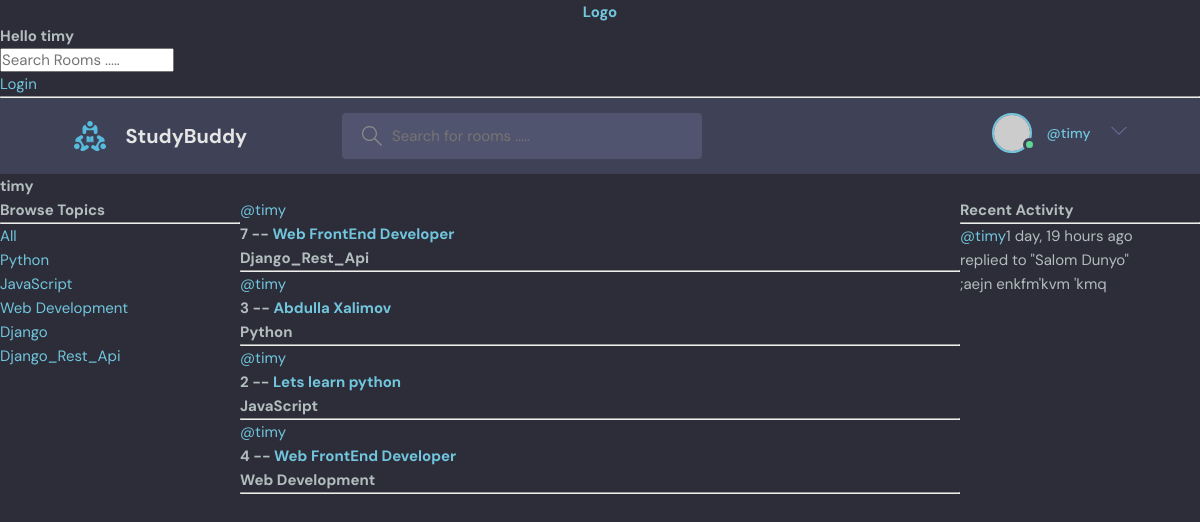
The app's page /profile/2/ with its own data.
### base/models.py (models this page shows)
class Topic(models.Model):
    name = models.CharField(max_length=200)
    def __str__(self) -> str:
        return self.name

class Room(models.Model):
    host = models.ForeignKey(User, on_delete=models.SET_NULL, null=True)
    topic = models.ForeignKey(Topic, on_delete=models.SET_NULL, null=True)
    participants = models.ManyToManyField(User, related_name='participants', blank=True)
    name = models.CharField(max_length=200)
    description = models.TextField()
    updated = models.DateTimeField(auto_now=True)
    created = models.DateTimeField(auto_now_add=True)
    class Meta:
        ordering = ['-updated', '-created']
    def __str__(self) -> str:
        return self.name

class Message(models.Model):
    user = models.ForeignKey(User, on_delete=models.CASCADE)
    room = models.ForeignKey(Room, on_delete=models.CASCADE)
    body = models.TextField()
    updated = models.DateTimeField(auto_now=True)
    date = models.DateTimeField(auto_now_add=True)
    class Meta:
        ordering = ['-updated', '-date']
    def __str__(self):
        return self.body[0:20]

### base/views.py (the view)
# urls.py: path("profile/<str:pk>/", views.profile, name="profile"),
def profile(request, pk):
    user = User.objects.get(id=pk)
    rooms = user.room_set.all()
    room_messages = user.message_set.all()
    topics = Topic.objects.all()
    context = {'user': user, 'rooms': rooms, 'room_messages': room_messages, 'topics': topics}
    return render(request, 'profile.html', context)

### base/templates/profile.html (shortened to what this page needs)
{% extends 'main.html' %}
{% load static %}
{% block content %}
    <h2>{{user.username}}</h2>
    <div class="profile-container">
        <div>
            {% include 'topics_component.html' %}
        </div>
        <div>
            {% include 'feed_component.html' %}
        </div>
        <div>
            {% include 'activity_component.html' %}
        </div>
    </div>
{% endblock %}

### templates/navbar.html (shortened to what this page needs)
{% load static %}
<h1 style="text-align:center"><a href="{% url 'home' %}" style="text-decoration: none;">Logo</a>
   <h2>Hello {{user.username}}</h2>
</h1>
<form action="{% url 'home' %}" method="GET">
   <input type="text" name="q" id="" placeholder="Search Rooms .....">
</form>
{% if request.user.is_authenticated %}
<a href="{% url 'logout' %}">LogOut</a>
{% else %}
<a href="{% url 'login' %}">Login</a>
{% endif %}
<hr>
<header class="header header--loggedIn">
   <div class="container">
      <a href="{% url 'home' %}" class="header__logo">
         <img src="{% static 'assets/logo.svg' %}" />
         <h1>StudyBuddy</h1>
      </a>
      <form class="header__search">
         <label>
            <input type="text" name="q" id="" placeholder="Search for rooms .....">
         </label>
      </form>
      <nav class="header__menu">
         {% if request.user.is_not_authenticated %}
         <a href="{% url 'login' %}">
             <img src="/static/assets/avatar.svg" />
             <p>Login</p>
         </a>
         {% else %}
         <div class="header__user">
            <a href="profile.html">
               <div class="avatar avatar--medium active">
                  <img src="https://randomuser.me/api/portraits/men/37.jpg" />
               </div>
               <p>{{user.first_name}} <span>@{{user.username}}</span></p>
            </a>
            <button class="dropdown-button">
               <svg version="1.1" xmlns="http://www.w3.org/2000/svg" width="32" height="32" viewBox="0 0 32 32">
                  <title>chevron-down</title>
                  <path d="M16 21l-13-13h-3l16 16 16-16h-3l-13 13z"></path>
               </svg>
            </button>
         </div>
         {% endif %}
      </nav>
   </div>
</header>

### base/templates/topics_component.html
<h3>Browse Topics</h3>
<hr />
<div>
  <a href="{% url 'home' %}">All </a>
</div>
{% for topic in topics %}
<div>
  <a href="{% url 'home' %}?q={{topic.name}}">{{topic.name}} </a>
</div>
{% endfor %}

### base/templates/feed_component.html (shortened to what this page needs)
<div>
    {% for room in rooms %}
    <div>
        <a href="{% url 'profile' room.host.id %}">@{{room.host.username}}</a>
        <h5>{{room.id}} -- <a href="{% url 'room' room.id %}">{{room.name}}</a>
        <h3>{{room.topic}} </h3>
        <hr>
    </div>
    {% endfor %}
</div>

### base/templates/activity_component.html (shortened to what this page needs)
<h3>Recent Activity</h3>
<hr />
{% for message in room_messages %}
<div>
  <small><a href="{% url 'profile' message.user.id %}"> @{{message.user}} </a>{{message.date|timesince}} ago</small><br />
  <small>replied to "{{message.room}}"</small>
  <p>{{message}}</p>
</div>
{% endfor %}

### static/styles/style.css (style rules this page uses)
:root { --color-main: #71c6dd; --color-main-light: #e1f6fb; --color-dark: #3f4156; --color-dark-medium: #51546e; --color-dark-light: #696d97; --color-light: #e5e5e5; --color-gray: #8b8b8b; --color-light-gray: #b2bdbd; --color-bg: #2d2d39; --color-success: #5dd693; --color-error: #fc4b0b; }
* { font-family: "DM Sans", -apple-system, BlinkMacSystemFont, "Segoe UI", Roboto, Oxygen, Ubuntu, Cantarell, "Open Sans", "Helvetica Neue", sans-serif; margin: 0; padding: 0; box-sizing: border-box; text-rendering: optimizeLegibility; font-size: inherit; }
html { font-size: 56.25%; }
@media only screen and (min-width: 1200px) { html { font-size: 62.5%; } }
body { line-height: 1.6; font-weight: 400; font-size: 1.5rem; color: var(--color-light-gray); background-color: var(--color-bg); min-height: 100vh; }
img { width: 100%; }
a { display: inline-block; color: var(--color-main); text-decoration: none; }
.container { max-width: 120rem; width: 90%; margin: auto; }
.avatar { position: relative; display: inline-block; border-radius: 50%; border: 2px solid var(--color-main); }
.avatar img { display: block; border-radius: 50%; object-fit: cover; object-position: center; }
.avatar::after { content: ""; display: block; position: absolute; background-color: var(--color-gray); z-index: 111; border-radius: 50%; border: 0.3rem solid var(--color-dark); }
.avatar.active::after { background-color: var(--color-success); }
.avatar.avatar--medium img { width: 3.6rem; height: 3.6rem; border-radius: 50%; }
.avatar.avatar--medium:after { width: 0.7rem; height: 0.7rem; bottom: 0px; right: -6px; }
.header { padding: 1.5rem; background-color: var(--color-dark); }
.header > .container { display: flex; gap: 9.5rem; }
.header__logo, .header__user { display: flex; gap: 2rem; align-items: center; }
.header__logo > img { height: 3.2rem; width: 3.2rem; }
.header__logo > h1 { font-weight: 700; font-size: 2rem; color: var(--color-light); }
.header__search > label { background-color: var(--color-dark-medium); padding: 1.3rem 1rem; display: flex; align-items: center; gap: 1rem; border-radius: 4px; }
.header__search svg { fill: var(--color-gray); width: 2rem; height: 2rem; margin-left: 1rem; }
.header__search input { width: 30rem; background: transparent; border: none; outline: none; color: var(--color-light); }
.header__menu { margin-left: auto; position: relative; }
.header__menu a { display: flex; gap: 1.5rem; align-items: center; font-weight: 500; text-decoration: none; color: var(--color-gray); }
.header__menu img { height: 3.6rem; }
.header__menu p { line-height: 1.2; }
.header__menu span { color: var(--color-main); font-weight: 500; font-size: 1.4rem; display: block; }
.header__menu svg { width: 1.6rem; height: 1.6rem; fill: var(--color-dark-light); }
.dropdown-button { background: transparent; border: 0; outline: 0; cursor: pointer; }

### base/templates/profile.html (style rules this page uses)
.profile-container { display: grid; grid-template-columns: 1fr 3fr 1fr; }

### records on screen
Topic: name "Python"
Topic: name "JavaScript"
Topic: name "Web Development"
Topic: name "Django"
Topic: name "Django_Rest_Api"
Room: host.username "timy", id "7", name "Web FrontEnd Developer", topic "Django_Rest_Api"
Room: host.username "timy", id "3", name "Abdulla Xalimov", topic "Python"
Room: host.username "timy", id "2", name "Lets learn python", topic "JavaScript"
Room: host.username "timy", id "4", name "Web FrontEnd Developer", topic "Web Development"
Message: user "timy", date "1 day, 19 hours", room "Salom Dunyo", body ";aejn enkfm'kvm 'kmq"

### other values on screen
{{ user.username }} "timy"
